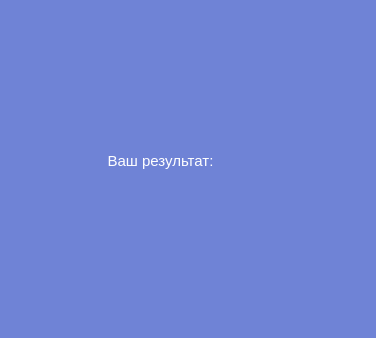
<?xml version="1.0" encoding="UTF-8"?>
<ui version="4.0">
 <class>DialogEndPassTest</class>
 <widget class="QDialog" name="DialogEndPassTest">
  <property name="geometry">
   <rect>
    <x>0</x>
    <y>0</y>
    <width>376</width>
    <height>338</height>
   </rect>
  </property>
  <property name="font">
   <font>
    <pointsize>11</pointsize>
   </font>
  </property>
  <property name="windowTitle">
   <string>Результат выполнения теста</string>
  </property>
  <property name="styleSheet">
   <string notr="true">#DialogEndPassTest {
background: #6F83D6;
}</string>
  </property>
  <widget class="QLabel" name="label">
   <property name="geometry">
    <rect>
     <x>70</x>
     <y>140</y>
     <width>181</width>
     <height>41</height>
    </rect>
   </property>
   <property name="font">
    <font>
     <pointsize>11</pointsize>
    </font>
   </property>
   <property name="styleSheet">
    <string notr="true">color: white;</string>
   </property>
   <property name="text">
    <string>Ваш результат:</string>
   </property>
   <property name="alignment">
    <set>Qt::AlignCenter</set>
   </property>
  </widget>
 </widget>
 <resources/>
 <connections/>
</ui>
